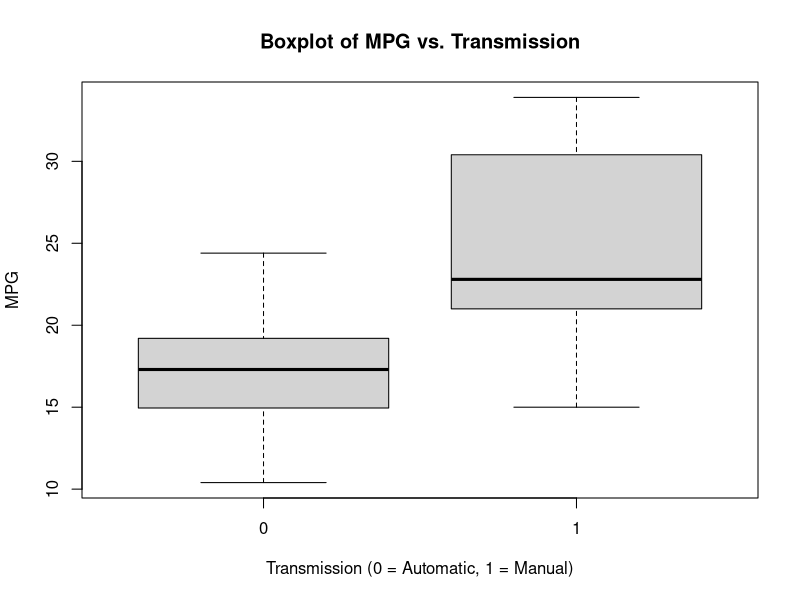
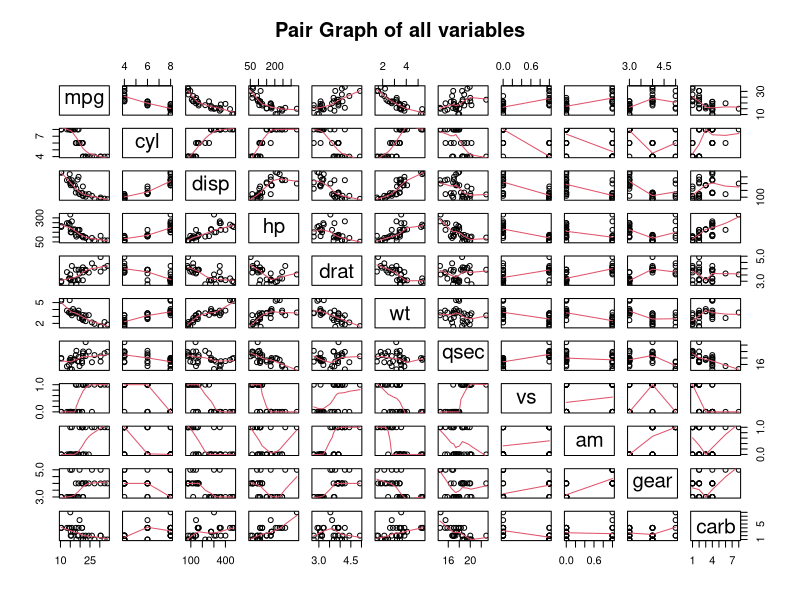
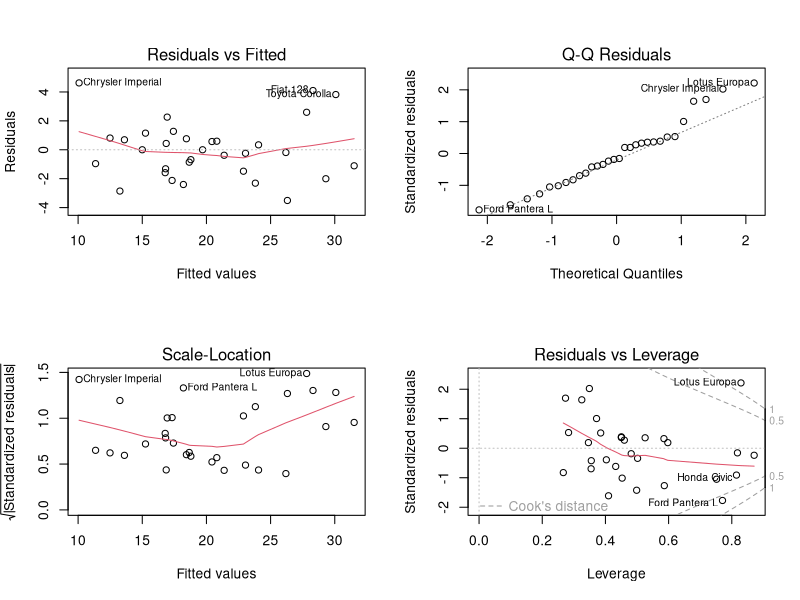
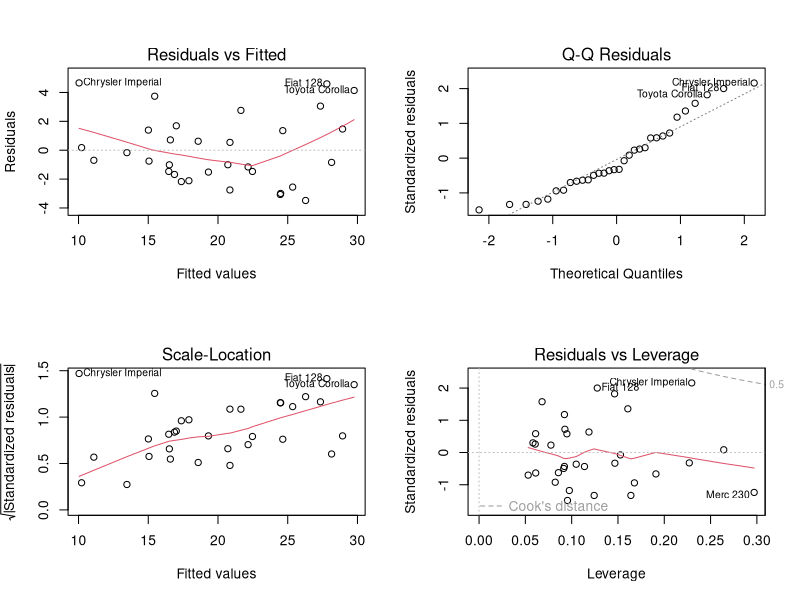
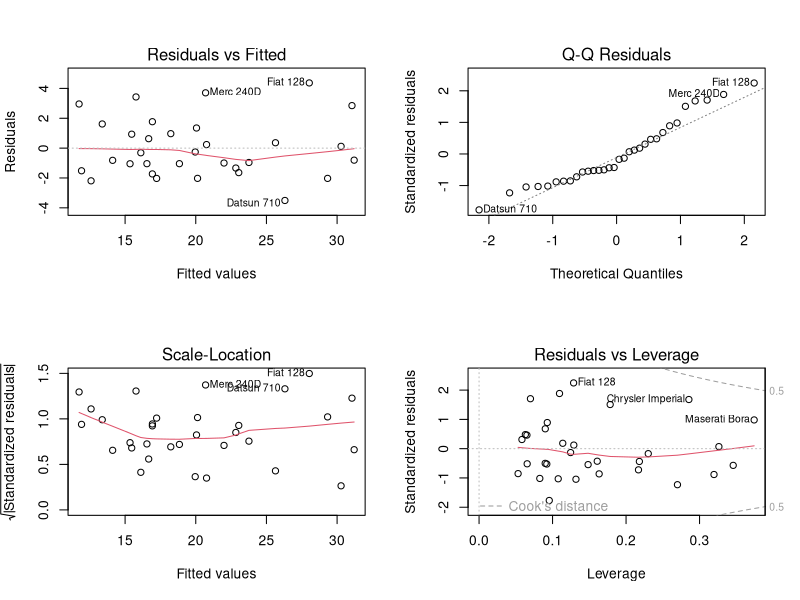
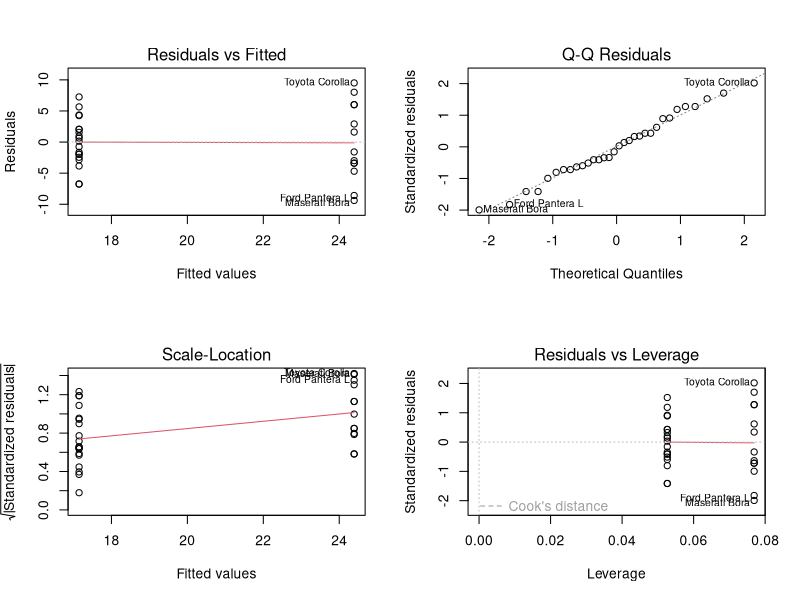
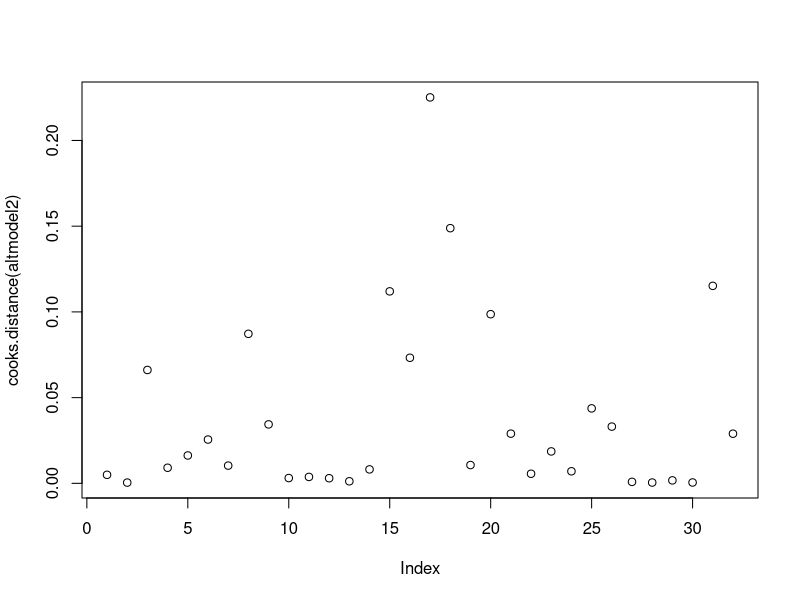

The R script that drew these images, in order:
## ---- chunk 1
knitr::opts_chunk$set(echo = TRUE)
## ---- chunk 2
library(ggplot2)
data(mtcars)


## ---- chunk 3
head(mtcars)
str(mtcars)

boxplot(mpg ~ am, data = mtcars, xlab="Transmission (0 = Automatic, 1 = Manual)", ylab="MPG",main="Boxplot of MPG vs. Transmission")

pairs(mtcars, panel=panel.smooth, main="Pair Graph of all variables")
## ---- chunk 4
mtcars$cyl <- factor(mtcars$cyl)
mtcars$vs <- factor(mtcars$vs)
mtcars$am <- factor(mtcars$am)
mtcars$gear <- factor(mtcars$gear)
mtcars$carb <- factor(mtcars$carb)
## ---- chunk 5
# Automatic mpg mean
round(mean(mtcars[mtcars$am==0, "mpg"]),2)

# Manual mpg mean
round(mean(mtcars[mtcars$am==1, "mpg"]),2)
## ---- chunk 6
t.test(mpg ~ am, data = mtcars)
## ---- chunk 7
par(mfrow=c(2,2))
fullmodel <- lm(mpg ~ ., data=mtcars)
summary(fullmodel)
plot(fullmodel)
## ---- chunk 8
par(mfrow=c(2,2))
altmodel <- step(lm(mpg ~ ., data=mtcars),k =3)
summary(altmodel)
plot(altmodel)
## ---- chunk 9
par(mfrow=c(2,2))
altmodel2 <- lm(mpg ~ wt*am + qsec, data=mtcars)
summary(altmodel2)
plot(altmodel2)
## ---- chunk 10
par(mfrow=c(2,2))
altmodel3 <- lm(mpg ~ am, data=mtcars)
summary(altmodel3)
plot(altmodel3)
## ---- chunk 11
anova(altmodel3,altmodel,fullmodel,altmodel2)
summary(altmodel2)$coef
## ---- chunk 12
max(cooks.distance(altmodel2))
par(mfrow=c(1,1))
plot(cooks.distance(altmodel2))
